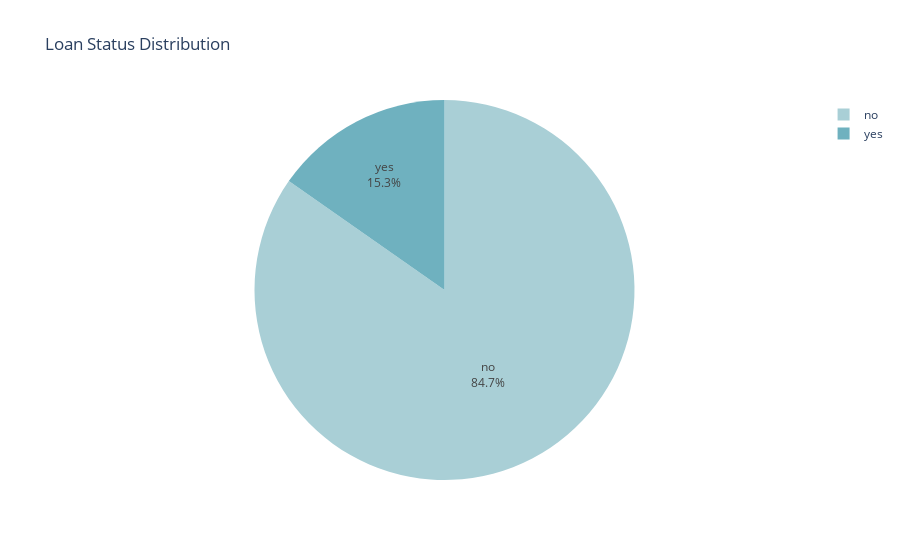

Notebook code for this chart:
### Code cell
#Loan analyze
import plotly.express as px

iceberg_colors = ['#a9cfd6', '#6fb1bf'] 

fig = px.pie(
    loan_df,  
    names='loan',
    values='count_loan',
    title='Loan Status Distribution',
    color_discrete_sequence=iceberg_colors
)

fig.update_traces(
    textposition='inside',
    textinfo='percent+label',
    hoverinfo='label+percent+value'
)

fig.update_layout(
    template='plotly_white'
)

fig.show()

### Figure 1 — Plotly figure (JSON) as saved in the notebook; plotly's stock layout.template omitted (floating-point values rounded to 4 significant figures)
{"data": [{"domain": {"x": [0, 1], "y": [0, 1]}, "hoverinfo": "label+percent+value", "hovertemplate": "loan=%{label}<br>count_loan=%{value}<extra></extra>", "labels": ["no", "yes"], "legendgroup": "", "name": "", "showlegend": true, "textinfo": "percent+label", "textposition": "inside", "type": "pie", "values": [3830, 691]}], "layout": {"autosize": true, "legend": {"tracegroupgap": 0}, "piecolorway": ["#a9cfd6", "#6fb1bf"], "title": {"text": "Loan Status Distribution"}}}
